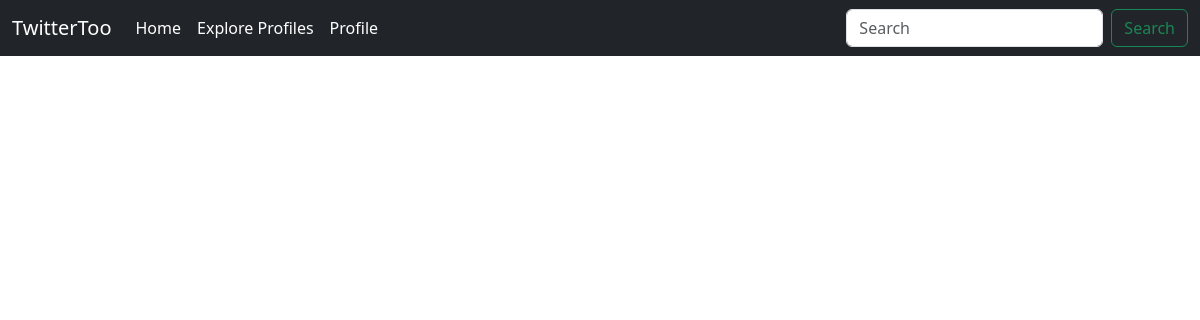
Before: / (signed in) with the older database file.
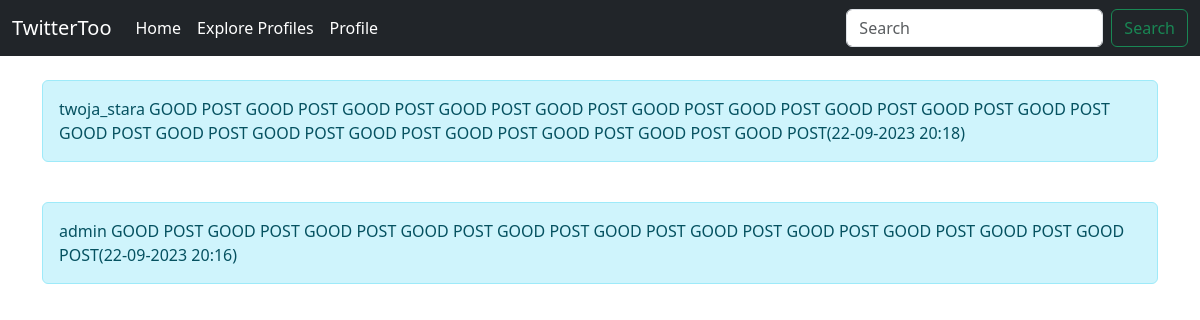
After: the same page with the newer database file.
### TwitterToo/models.py (models this page shows)
class Tweet(models.Model):
    user = models.ForeignKey(
        to=User,
        related_name='tweets',
        on_delete=models.DO_NOTHING
    )
    body = models.CharField(max_length=200)
    created_at = models.DateTimeField(auto_now_add=True)
    def __str__(self) -> str:
        return(
            f'{self.user} '
            f'{self.body}'
            f'({self.created_at:%d-%m-%Y %H:%M})'
        )

### TwitterToo/views.py (the view)
# urls.py: path('', views.home, name='home'),
def home(request):
    if request.user.is_authenticated:
        tweets = Tweet.objects.all().order_by('-created_at')
    return render(request, 'home.html', {'tweets': tweets})

### TwitterToo/templates/home.html
{% extends 'base.html' %}
{% block content%}
    {% for tweet in tweets %}
        <div class="alert alert-info" role="alert">
            {{ tweet }}
        </div>
        <br>
    {% endfor %}
{% endblock %}

Changed rows visible on the page:
added Tweet: user+body+created_at "twoja_stara GOOD POST GOOD POST GOOD POST GOOD POST GOOD POST GOOD POST GOOD POST GOOD POST GOOD POST GOOD POST GOOD POST GOOD POST GOOD POST GOOD POST GOOD POST GOOD POST GOOD POST GOOD POST(22-09-2023 20:18)"
added Tweet: user+body+created_at "admin GOOD POST GOOD POST GOOD POST GOOD POST GOOD POST GOOD POST GOOD POST GOOD POST GOOD POST GOOD POST GOOD POST(22-09-2023 20:16)"
